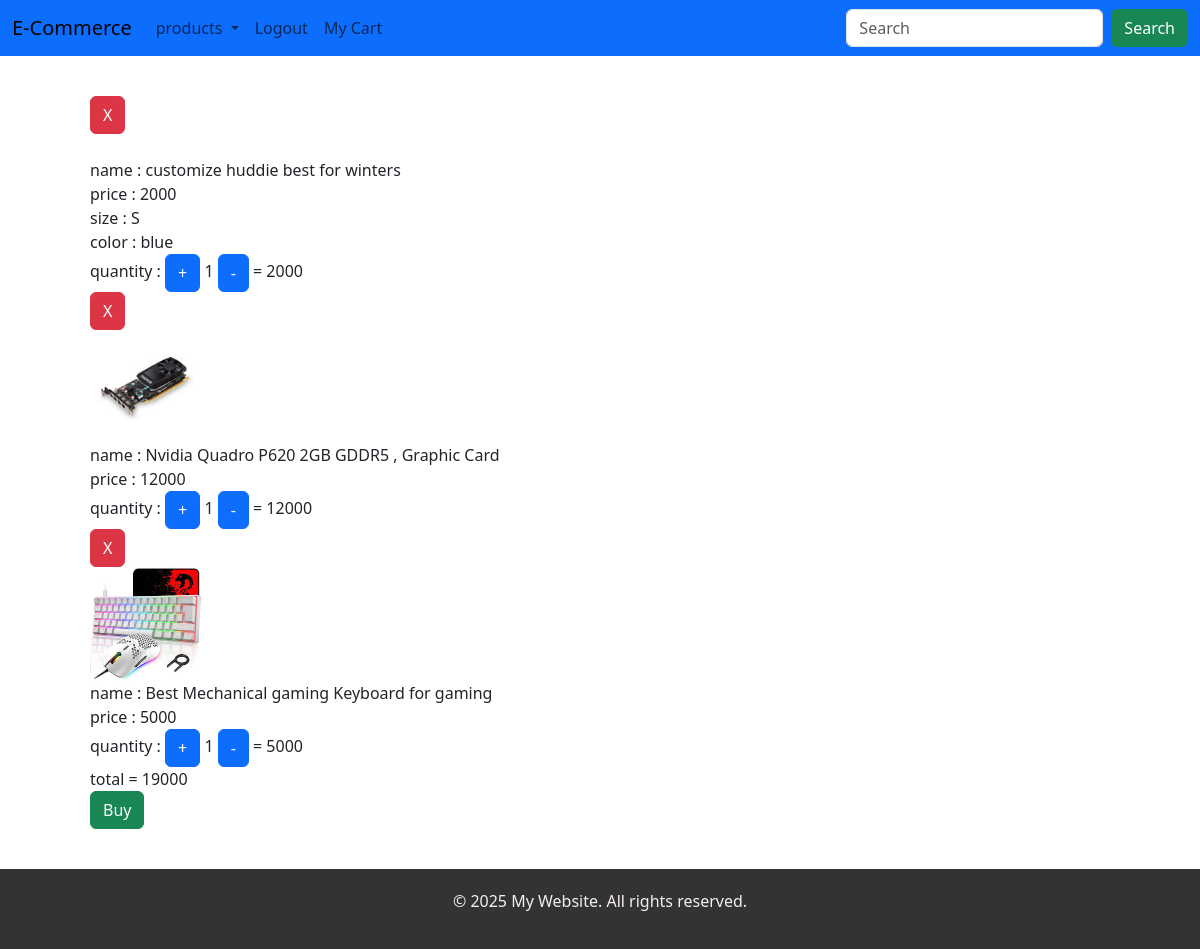
The app's page /cart/ (signed in), older data.
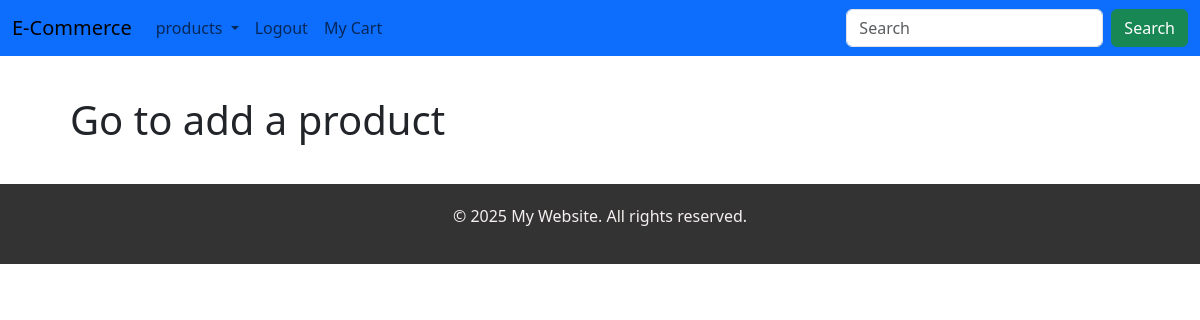
The same page, newer data.
### e_app/models.py (models this page shows, shortened)
class CartItem(models.Model):
    user=models.ForeignKey(User,on_delete=models.CASCADE)
    product=models.ForeignKey(Products,on_delete=models.CASCADE)
    color=models.CharField(max_length=222,null=True,blank=True)
    size=models.CharField(max_length=222,null=True,blank=True)
    quantity=models.IntegerField(default=1)
    def total(self):
        return self.product.p_price*self.quantity

class Products(models.Model):
    p_title=models.CharField(max_length=222)
    p_category=models.CharField(choices=PRODUCT_CATEGORIES,max_length=12)
    p_dsc=models.TextField()
    p_price=models.IntegerField(max_length=222)
    def main_image(self):
        first_image=self.images.first()
        if first_image:
            return first_image.p_image.url
        return None

class productimage(models.Model):
    product=models.ForeignKey(Products,on_delete=models.CASCADE,related_name='images')
    p_image=models.ImageField(upload_to='photo/')

### e_app/views.py (the view)
# urls.py: path('cart/',views.cart,name='cart'),
def cart(request):
    c_item=CartItem.objects.filter(user=request.user)
    total=sum(item.total() for item in c_item)
    return render (request,'addtocart.html',{'c_item':c_item,'total':total})

### e_app/templates/addtocart.html (shortened to what this page needs)
{% extends "base.html" %}
{% block content %}
<div class="container">
    {% if c_item %}
    <div class="container">
        {% for item in c_item %}
      <a class="btn btn-danger" href="{% url 'remove' item.id %}">X</a> <br>
      <img style="width: auto; height:3cm;" src="{{item.product.main_image }}" alt=""> <br>
    name :  {{item.product.p_title}} <br>
    price : {{item.product.p_price}} <br>
    {% if item.product.p_category == "huddie" %}
    size : {{item.size}} <br>
    color : {{item.color}} <br>
    {% endif %}
    quantity : <a class="btn btn-primary" href="{% url 'increase' item.id %}">+</a> {{item.quantity}} <a class="btn btn-primary" href="{% url 'decrease' item.id %}">-</a> = {{item.total}}<br>
    {% endfor %}
    total = {{total}} <br>
      <a class="btn btn-success" href="{% url 'checkout' %}">Buy</a><br>
    </div>
{% else %}
    <h1>Go to add a product</h1>
{% endif %}
</div>
{% endblock %}

### e_app/templates/base.html (shortened to what this page needs)
{% load static %}
<!doctype html>
<html lang="en">
  <head>
    <link href="https://cdn.jsdelivr.net/npm/bootstrap@5.3.8/dist/css/bootstrap.min.css" rel="stylesheet">
    <link href="https://getbootstrap.com/docs/5.3/assets/css/docs.css" rel="stylesheet">
</head>
<body>
<div>
  <nav class="navbar navbar-expand-lg bg-primary" >
    <div class="container-fluid">
      <a class="navbar-brand" href="{% url 'home' %}">E-Commerce</a>
      <div class="collapse navbar-collapse" id="navbarSupportedContent">
        <ul class="navbar-nav me-auto mb-2 mb-lg-0">
          <li class="nav-item dropdown">
            <a class="nav-link dropdown-toggle" href="#" role="button" data-bs-toggle="dropdown" aria-expanded="false">
              products
            </a>
          </li>
          {% if user.is_authenticated %}
          <li class="nav-item">
            <a class="nav-link" href="{% url 'logout' %}" >Logout</a>
          </li>
          <li class="nav-item">
            <a class="nav-link" href="{% url 'cart' %}" >My Cart</a>
          </li>
          {% endif %}
        </ul>
        <form method="get" action="/" class="d-flex" role="search">
          <input class="form-control me-2" id="q" name="q" type="search" placeholder="Search" aria-label="Search"/>
          <button class="btn btn-success" type="submit">Search</button>
        </form>
      </div>
    </div>
  </nav>
</div>
{% block content %}{% endblock %}
{% block footer %}
<div>
    <footer style=" background-color: #333; color: rgb(245, 239, 239); text-align: center; padding: 20px 0; margin-top: 40px;">
        <p>&copy; 2025 My Website. All rights reserved.</p>
    </footer>
</div>
{% endblock %}
</body>
</html>

Row changes from the older to the newer data that the page shows:
removed CartItem: product.p_title "customize huddie best for winters", product.p_price "2000", size "S", color "blue", quantity "1", total "2000"
removed CartItem: product.main_image (picture), product.p_title "Nvidia Quadro P620 2GB GDDR5 , Graphic Card", product.p_price "12000", quantity "1", total "12000"
removed CartItem: product.main_image (picture), product.p_title "Best Mechanical gaming Keyboard for gaming", product.p_price "5000", quantity "1", total "5000"
Text that changed along with them:
{{ total }}: "19000" → (not shown)
text no longer shown: "total = Buy"
text now shown: "Go to add a product"
